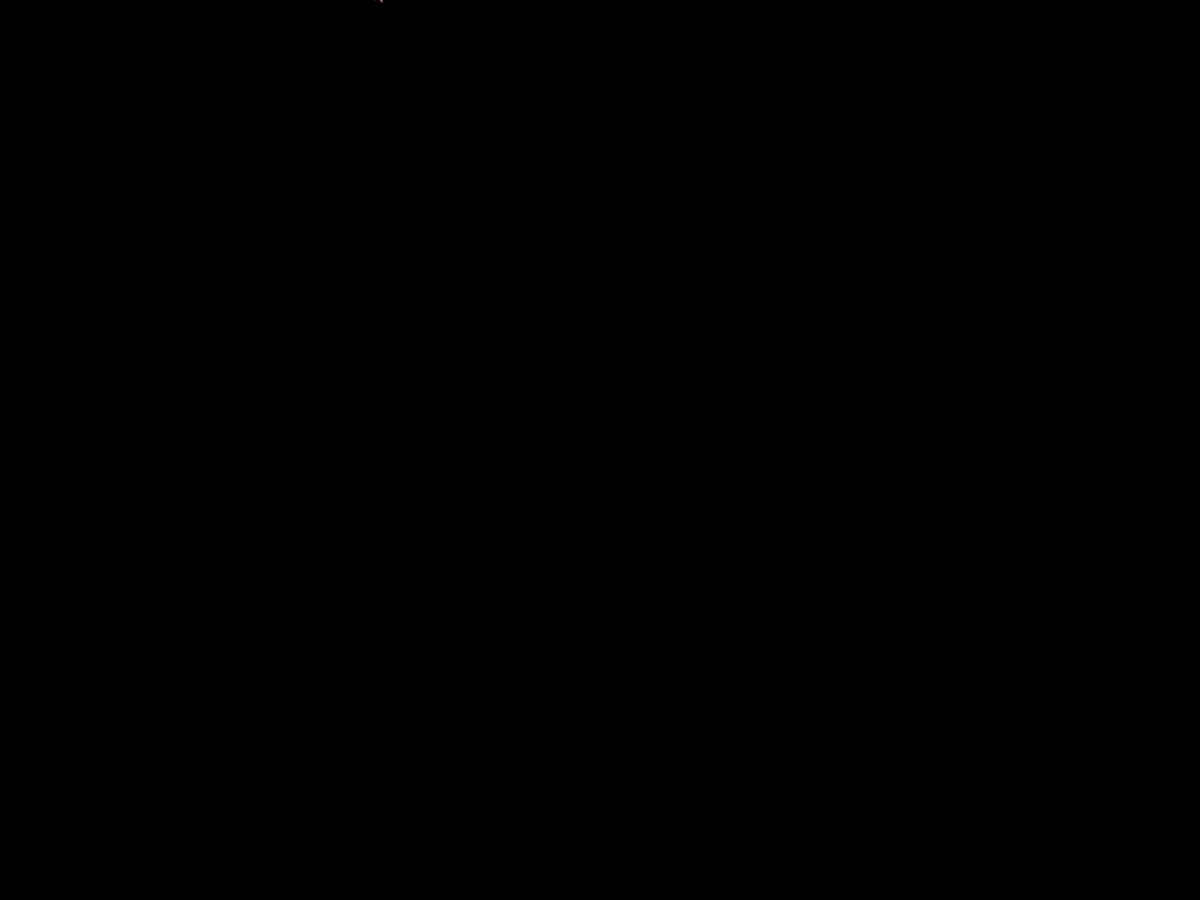
Frame 1 (no input)
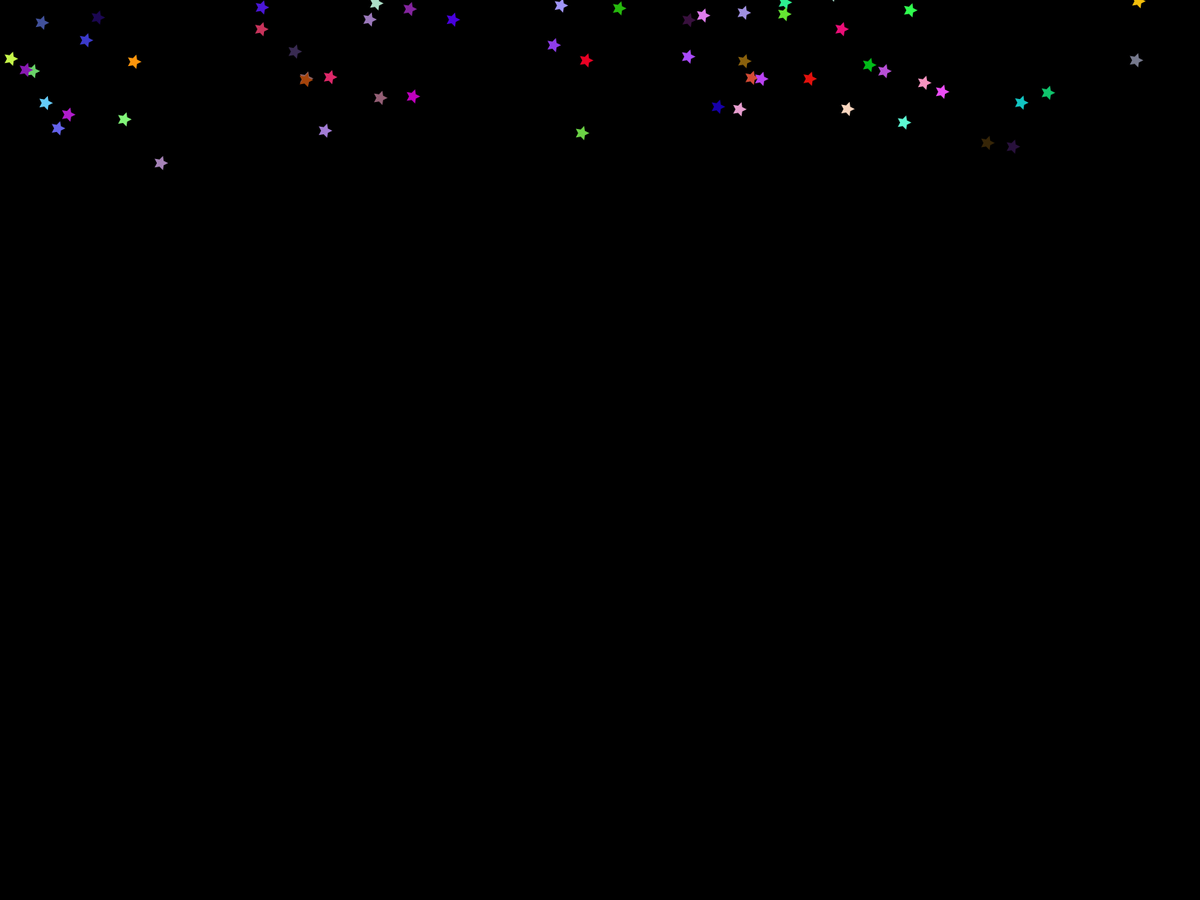
Frame 60 (the mouse pressed at the canvas centre just before this capture)
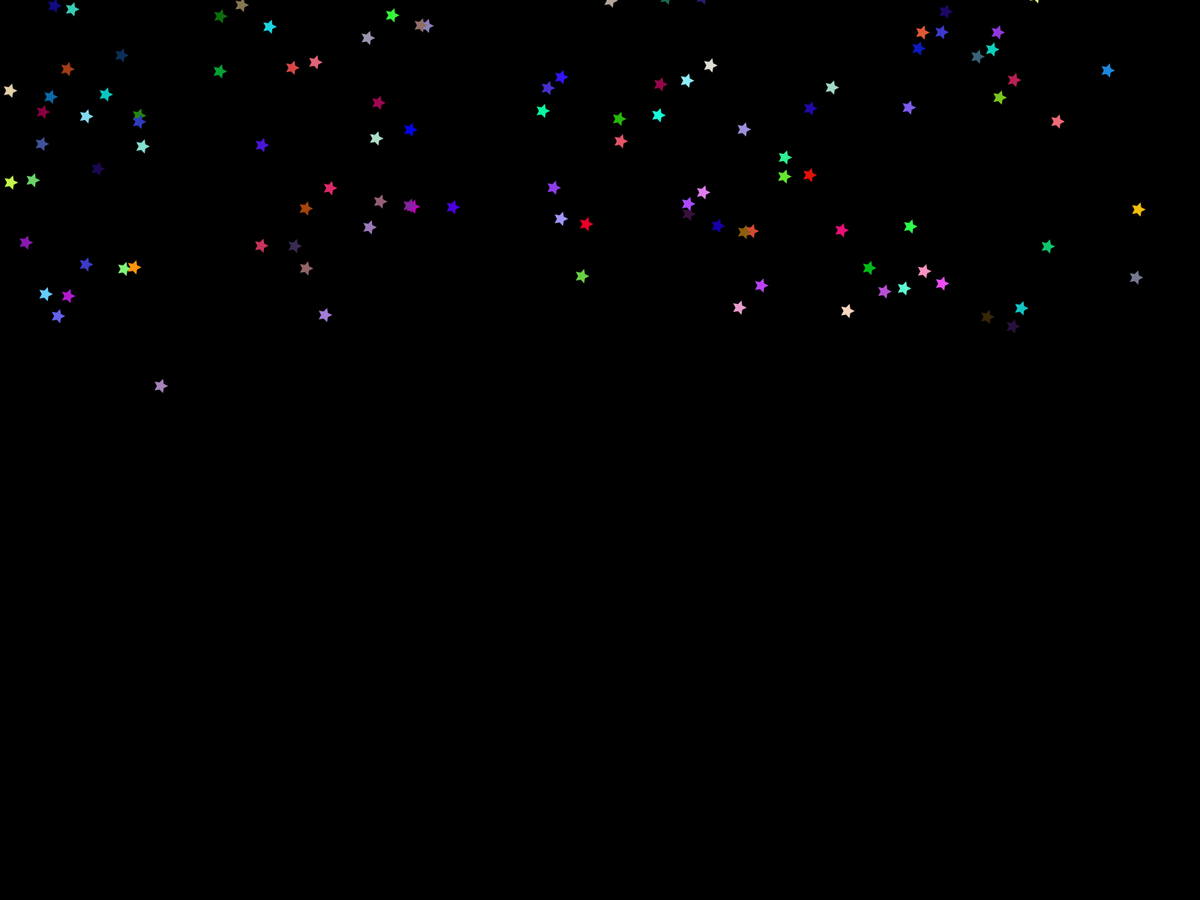
Frame 120 (the mouse held since frame 60 and released just before this capture)

The Processing sketch that drew these frames (run headless with seeded random() and noise(); from frame 60 on, the mouse is pressed at the canvas centre):

// Processing sketch: bintang_jatuh
// ── bintang_jatuh.pde
int jumlahBintang = 300; // Jumlah total bintang
float[] bintangX = new float[jumlahBintang];
float[] bintangY = new float[jumlahBintang];
float[] speed = new float[jumlahBintang]; // Array untuk kecepatan setiap bintang
int[] bintangWarna = new int[jumlahBintang]; // Array untuk warna setiap bintang

void setup() {
fullScreen(); // Mengatur tampilan menjadi layar penuh
  for (int i = 0; i < jumlahBintang; i++) {
    bintangX[i] = random(width);
    bintangY[i] = random(-height, 0); // Membuat bintang muncul di posisi Y acak di atas layar
    speed[i] = random(2, 5); // Kecepatan jatuh acak
    bintangWarna[i] = color(random(255), random(255), random(255)); // Warna acak untuk setiap bintang
  }
  noStroke();
}

void draw() {
  background(0);
  for (int i = 0; i < jumlahBintang; i++) {
    fill(bintangWarna[i]);
    drawStar(bintangX[i], bintangY[i], 5, 10, 5); // Gambar bintang dengan warna tertentu
    bintangY[i] += speed[i]; // Perbarui posisi Y berdasarkan kecepatan

    // Jika bintang mencapai bawah layar, mulai lagi dari atas dengan posisi dan kecepatan acak baru
    if (bintangY[i] > height) {
      bintangY[i] = 0;
      bintangX[i] = random(width);
      speed[i] = random(2, 5); // Atur ulang kecepatan dengan nilai acak
      bintangWarna[i] = color(random(255), random(255), random(255)); // Atur ulang warna dengan warna acak baru
    }
  }
}

void drawStar(float x, float y, float radius1, float radius2, int npoints) {
  float angle = TWO_PI / npoints;
  float halfAngle = angle / 2.0;
  beginShape();
  for (float a = 0; a < TWO_PI; a += angle) {
    float sx = x + cos(a) * radius2;
    float sy = y + sin(a) * radius2;
    vertex(sx, sy);
    sx = x + cos(a + halfAngle) * radius1;
    sy = y + sin(a + halfAngle) * radius1;
    vertex(sx, sy);
  }
  endShape(CLOSE);
}
